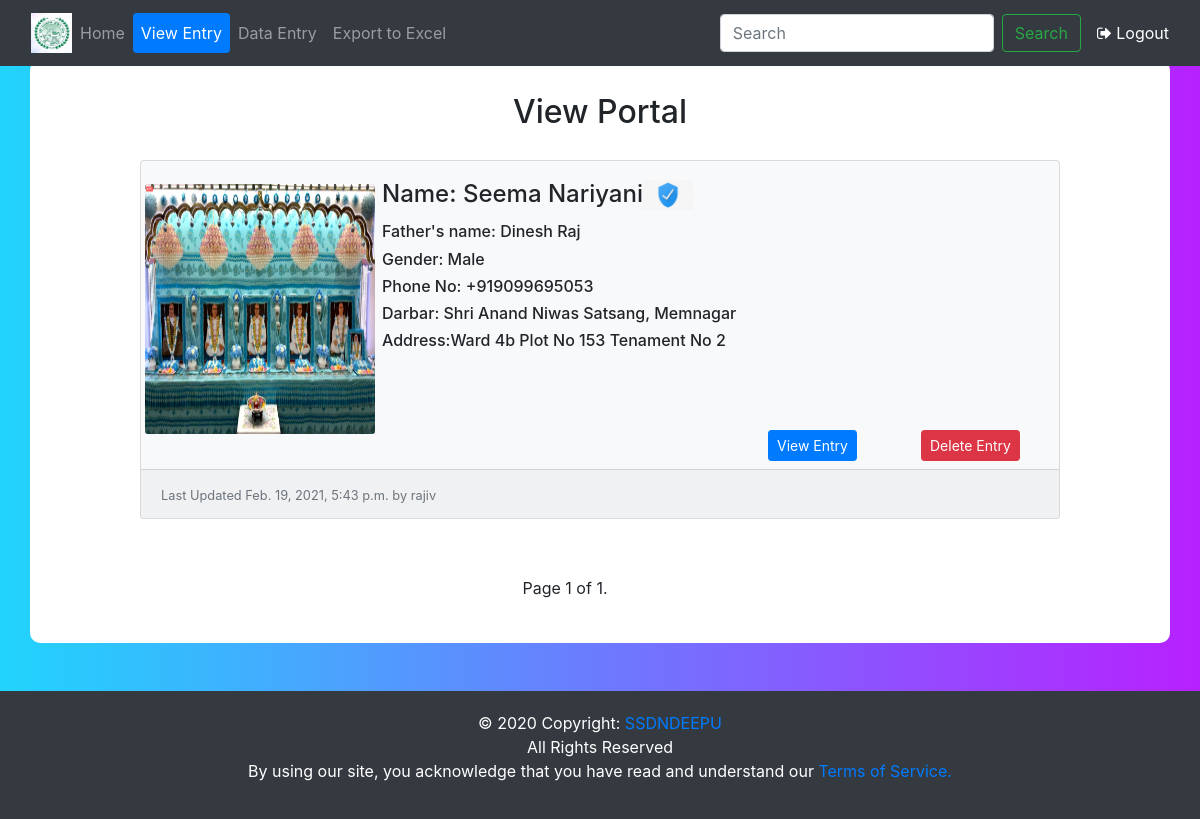
The app's page /view (signed in) with its own data.
### data_entry/models.py (models this page shows, shortened)
class Post(models.Model):
    Occupation_CHOICES = (
        ('Healthcare and medicine', 'Healthcare and medicine'),
        ('Arts and entertainment', 'Arts and entertainment'),
        ('Business', 'Business'),
        ('Industrial and manufacturing', 'Industrial and manufacturing'),
        ('Engineer', 'Engineer'),
        ('Law enforcement and armed forces', 'Law enforcement and armed forces'),
        ('Science and technology', 'Science and technology'),
        ('Transport', 'Transport'),
        ('Service(Labour)', 'Service(Labour)')
    )
    Darbar_Choices = (('Shri Anand Niwas Satsang, Memnagar', 'Shri Anand Niwas Satsang, Memnagar',),
                      ('Shri Anand Niwas Satsang, Maninagar', 'Shri Anand Niwas Satsang, Maninagar'),
                      ('Shri Anand Niwas Satsang, SardarNagar', 'Shri Anand Niwas Satsang, Sardarnagar'),
                      ('Shri Anand Niwas Satsang, Sahjpur', 'Shri Anand Niwas Satsang, Sahjpur'))
    Blood_Choices = (
    ('O+', 'O+'), ('O-', 'O-'), ('A+', 'A+'), ('A-', 'A-'), ('B+', 'B+'), ('B-', 'B-'), ('AB+', 'AB+'), ('AB-', 'AB-'),
    ('Not Known', 'Not Known'))
    GENDER_CHOICES = (('Male', 'Male'), ('Female', 'Female'))
    full_Name = models.CharField(max_length=300)
    spouse_Name = models.CharField(max_length=300,blank=True,null=True)
    father_Name = models.CharField(max_length=300)
    mother_Name = models.CharField(max_length=300)
    Occupation = models.CharField(max_length=500, null=True, choices=Occupation_CHOICES)
    Gender = models.CharField(null=True, max_length=100)
    blood_Group = models.CharField(max_length=100, null=True, choices=Blood_Choices)
    birth_date = models.DateField()
    phone = PhoneNumberField(blank=True)
    Darbar = models.CharField(max_length=500, default='Please Select Darbar', null=True, choices=Darbar_Choices)
    Address = models.CharField(max_length=500, default="Please Enter Address")
    Pincode = models.CharField(max_length=6, default="Please Enter Pincode")
    image = models.ImageField(upload_to="images/")
    publishing_date = models.DateTimeField(auto_now_add=True)
    user = models.ForeignKey(User,on_delete=models.CASCADE,default=0,editable=False)
    latitude = models.DecimalField(max_digits=9, decimal_places=6, null=True)
    longitude = models.DecimalField(max_digits=9, decimal_places=6, null=True)
    verified = models.BooleanField(default=False)
    class Meta:
        db_table = "post"

### data_entry/views.py (the view)
# urls.py: path('view', view_entry,name="view"),
@login_required(login_url='index')
def view_entry(request):
    post_list = Post.objects.all().order_by("-id")
    query = request.GET.get('q')
    if query:
        post_list = post_list.filter(Q(full_Name__icontains=query))
    paginator = Paginator(post_list, 3)
    page = request.GET.get('page')
    post_list = paginator.get_page(page)
    context = {
        'posts': post_list
    }
    return render(request, 'view_entry/view.html', context)

### templates/view_entry/view.html (shortened to what this page needs)
{% load static %}
<!DOCTYPE html>
<html lang="en">
<head>
	<link rel="stylesheet" href="https://stackpath.bootstrapcdn.com/font-awesome/4.7.0/css/font-awesome.min.css">
	<link rel="stylesheet" href="https://stackpath.bootstrapcdn.com/bootstrap/4.5.0/css/bootstrap.min.css">
	<link rel="stylesheet" href="{% static 'CSS/4.css' %}">
</head>
<body>
	<nav class="navbar nav nav-pills navbar navbar-dark bg-dark navbar-expand-sm fixed-top">
		<div class="container-fluid ">
			<a class="navbar-brand mr-auto" href="{% url 'main' %}"><img src="{% static 'image/img.jpg' %}" height="40" width="41"></a>
			<div class="collapse navbar-collapse" id="Navbar">
				<ul class="navbar-nav mr-auto">
					<li class="nav-item"><a class="nav-link" href="{% url 'main' %}">Home</a></li>
					<li class="nav-item"><a class="nav-link  active" href="#">View Entry</a></li>
					<li class="nav-item"><a class="nav-link" href="{% url 'portal' %}">Data Entry</a></li>
					<li class="nav-item"><a class="nav-link" href="{% url 'csv' %}">Export to Excel</a></li>
				</ul>
				<form class="form-inline mr-3" method="get">
    				<input class="form-control mr-sm-2" type="search" name="q" placeholder="Search" aria-label="Search">
    				<button class="btn btn-outline-success my-2 my-sm-0" type="submit">Search</button>
				</form>
			</div> <span class="navbar-text" id="logout">
				<a href="{% url 'logout' %}" ><span class="fa fa-sign-out"></span> Logout</a>
			</span>
		</div>
	</nav>
	<div class="container-lg">
		<div class="row row-content">
			<div class="col-12 offset-md-4 col-md-4">
				<h2 id="Entry">View Portal</h2> </div>
		</div> {% for post in posts %}
		<div class="row disp1">
			<div class="col-12 offset-md-1 col-md-10">
				<div class="card bg-light text-left" style="max-width:90rem;">
					<div class="row"> {% if post.image %}
						<div class="col-12 col-md-3 fix ml-1"> <img class="card-img fix" src="{{post.image.url}}" alt="{{post.full_Name}}"> </div> {% endif %}
						<div class="col-12 col-md-8 fix ml-0">
							<h4 class="card-title">Name: {{post.full_Name}}{% if post.verified %}<img src="{% static 'LOGO/v.png' %}" width="50" height="30" type="image/x-icon">{% endif %}</h4>
							<h6 class="card-text">Father's name: {{post.father_Name}}</h6>
							<h6 class="card-text">Gender: {{post.Gender}}</h6>
							<h6>Phone No: {{post.phone}}</h6>
							<h6>Darbar: {{post.Darbar}}</h6>
							<h6>Address:{{post.Address}}</h6> </div>
					</div>
					<div class="row mt-0 size">
						<div class="col-12 offset-md-8 col-md-2">
							<a href="{% url 'update' post.id %}" class="btn btn-primary btn-sm">View Entry</a>
						</div>
						<div class="col-12 col-md-2 mb-2">
							<a href="{% url 'delete' post.id %}" class="btn btn-danger btn-sm">Delete Entry</a>
						</div>
					</div>
					<div class="card-footer"> <small class="text-muted">Last Updated {{post.publishing_date}} by {{post.user}}</small> </div>
				</div>
			</div>
		</div>
		<br> {% endfor %}
		<div class="row row-content">
			<div class="col-12 offset-md-5 col-md-4">
				<div class="pagination">
				<span class="step-links">
        			<span class="current">
            			Page {{ posts.number }} of {{ posts.paginator.num_pages }}.
        			</span>
    		</span>
		</div>
			</div>
		</div>
	</div>
	<footer class="container-fluid bg-dark mt-5">
		<div class="card-lg bg-dark w-100">
			<div class="card-body">
				<div class="footer-copyright text-center" id="footer">© 2020 Copyright: <a href="https://ssdndeepu.com.com/"> SSDNDEEPU</a>
					<br>All Rights Reserved
					<br>
					<p> By using our site, you acknowledge that you have read and understand our <a href="TUS.html" target="_blank">Terms of Service.</a> </p>
				</div>
			</div>
		</div>
	</footer>
</body>
</html>

### static/CSS/4.css (style rules this page uses)
input, textarea { font-family: inherit; font-size: inherit; }
.row-content { margin: 0px auto; padding-top: 3%; min-height: 100px; }
.size { padding: 0%; margin: 0%; }
.container-lg { display: block; background-color: white; border-radius: 10px; margin-top: 5%; }
.fix { height: 250px; width: 230px; margin-top: 2%; }
body { background: -webkit-linear-gradient(left, #21d4fd, #b721ff); background: -o-linear-gradient(left, #21d4fd, #b721ff); background: -moz-linear-gradient(left, #21d4fd, #b721ff); background: linear-gradient(right,0 #21d4fd, #b721ff); }
footer { color: #ffffff; }
#Entry { text-align: center; }

### records on screen
Post: image (picture), full_Name "Seema Nariyani", verified True (drawn), father_Name "Dinesh Raj", Gender "Male", phone "+919099695053", Darbar "Shri Anand Niwas Satsang, Memnagar", Address "Ward 4b Plot No 153 Tenament No 2", publishing_date "Feb. 19, 2021, 5:43 p.m.", user "rajiv"

### other values on screen
{{ posts.number }} "1"
{{ posts.paginator.num_pages }} "1"
